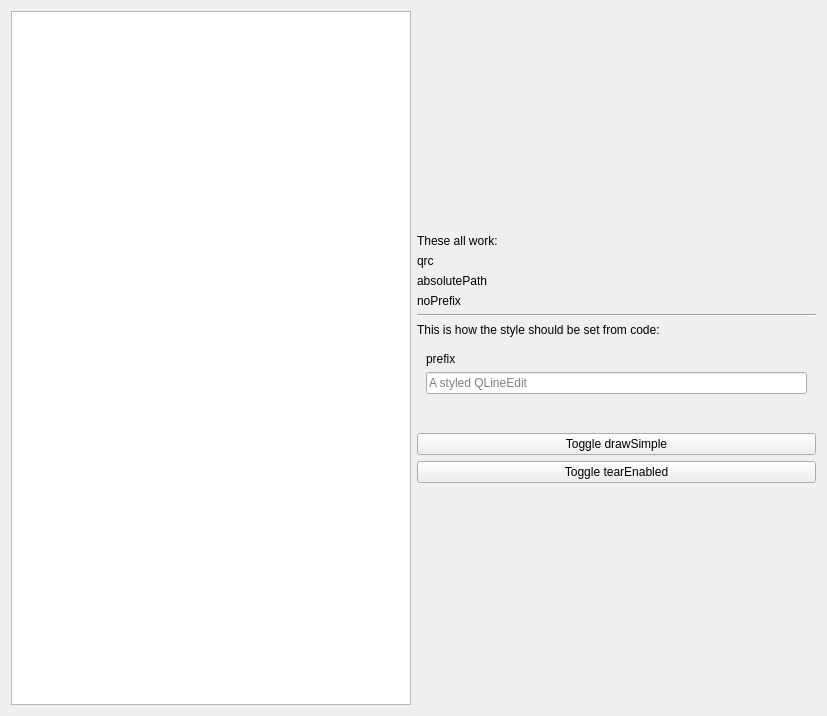
<?xml version="1.0" encoding="UTF-8"?>
<ui version="4.0">
 <class>StyleSheetPage</class>
 <widget class="QWidget" name="StyleSheetPage">
  <property name="geometry">
   <rect>
    <x>0</x>
    <y>0</y>
    <width>827</width>
    <height>716</height>
   </rect>
  </property>
  <property name="sizePolicy">
   <sizepolicy hsizetype="Expanding" vsizetype="Expanding">
    <horstretch>0</horstretch>
    <verstretch>0</verstretch>
   </sizepolicy>
  </property>
  <layout class="QHBoxLayout" name="horizontalLayout">
   <item>
    <widget class="QTextEdit" name="exampleText">
     <property name="undoRedoEnabled">
      <bool>false</bool>
     </property>
     <property name="readOnly">
      <bool>true</bool>
     </property>
    </widget>
   </item>
   <item>
    <layout class="QVBoxLayout" name="verticalLayout">
     <item>
      <spacer name="verticalSpacer">
       <property name="orientation">
        <enum>Qt::Vertical</enum>
       </property>
       <property name="sizeHint" stdset="0">
        <size>
         <width>20</width>
         <height>40</height>
        </size>
       </property>
      </spacer>
     </item>
     <item>
      <widget class="QLabel" name="label">
       <property name="text">
        <string>These all work:</string>
       </property>
      </widget>
     </item>
     <item>
      <widget class="QLabel" name="qrcLabel">
       <property name="text">
        <string>qrc</string>
       </property>
      </widget>
     </item>
     <item>
      <widget class="QLabel" name="absolutePathLabel">
       <property name="text">
        <string>absolutePath</string>
       </property>
      </widget>
     </item>
     <item>
      <widget class="QLabel" name="noPrefixLabel">
       <property name="text">
        <string>noPrefix</string>
       </property>
      </widget>
     </item>
     <item>
      <widget class="Line" name="line">
       <property name="orientation">
        <enum>Qt::Horizontal</enum>
       </property>
      </widget>
     </item>
     <item>
      <widget class="QLabel" name="label_2">
       <property name="text">
        <string>This is how the style should be set from code:</string>
       </property>
      </widget>
     </item>
     <item>
      <widget class="QWidget" name="exampleWidget" native="true">
       <property name="minimumSize">
        <size>
         <width>0</width>
         <height>0</height>
        </size>
       </property>
       <layout class="QVBoxLayout" name="verticalLayout_3">
        <item>
         <widget class="QLabel" name="exampleLabel">
          <property name="text">
           <string>prefix</string>
          </property>
         </widget>
        </item>
        <item>
         <widget class="QLineEdit" name="lineEdit">
          <property name="placeholderText">
           <string>A styled QLineEdit</string>
          </property>
         </widget>
        </item>
        <item>
         <widget class="AzQtComponents::SegmentBar" name="segmentBar" native="true"/>
        </item>
        <item>
         <widget class="AzQtComponents::FilteredSearchWidget" name="filteredSearchWidget" native="true">
          <property name="placeholderText" stdset="0">
           <string>Use a keyword or regular expressions</string>
          </property>
         </widget>
        </item>
        <item>
         <widget class="Example::Widget" name="widget" native="true"/>
        </item>
       </layout>
      </widget>
     </item>
     <item>
      <widget class="AzQtComponents::TitleBar" name="titleBar" native="true"/>
     </item>
     <item>
      <widget class="QPushButton" name="drawSimpleToggle">
       <property name="text">
        <string>Toggle drawSimple</string>
       </property>
       <property name="checkable">
        <bool>true</bool>
       </property>
      </widget>
     </item>
     <item>
      <widget class="QPushButton" name="tearEnabledToggle">
       <property name="text">
        <string>Toggle tearEnabled</string>
       </property>
       <property name="checkable">
        <bool>true</bool>
       </property>
      </widget>
     </item>
     <item>
      <spacer name="verticalSpacer_2">
       <property name="orientation">
        <enum>Qt::Vertical</enum>
       </property>
       <property name="sizeHint" stdset="0">
        <size>
         <width>20</width>
         <height>40</height>
        </size>
       </property>
      </spacer>
     </item>
    </layout>
   </item>
  </layout>
 </widget>
 <customwidgets>
  <customwidget>
   <class>AzQtComponents::SegmentBar</class>
   <extends>QWidget</extends>
   <header location="global">AzQtComponents/Components/Widgets/SegmentBar.h</header>
   <container>1</container>
  </customwidget>
  <customwidget>
   <class>AzQtComponents::FilteredSearchWidget</class>
   <extends>QWidget</extends>
   <header>AzQtComponents/Components/FilteredSearchWidget.h</header>
   <container>1</container>
  </customwidget>
  <customwidget>
   <class>Example::Widget</class>
   <extends>QWidget</extends>
   <header>Gallery/StyleSheetPage.h</header>
   <container>1</container>
  </customwidget>
  <customwidget>
   <class>AzQtComponents::TitleBar</class>
   <extends>QWidget</extends>
   <header>AzQtComponents/Components/Titlebar.h</header>
   <container>1</container>
  </customwidget>
 </customwidgets>
 <resources/>
 <connections/>
</ui>
